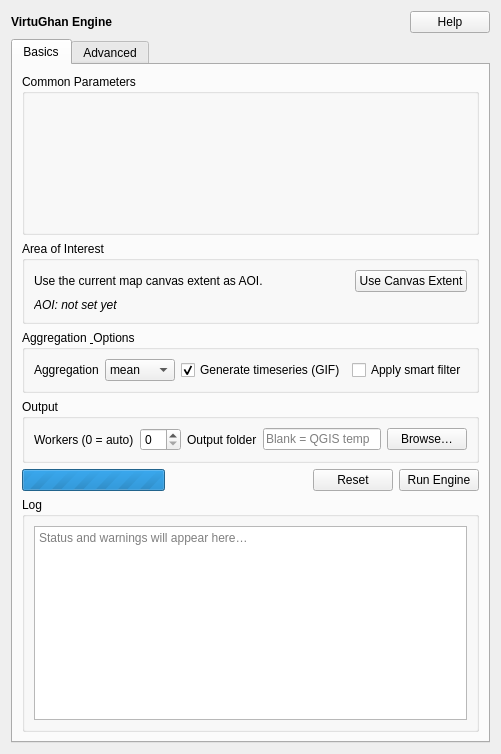
<?xml version="1.0" encoding="UTF-8"?>
<ui version="4.0">
 <class>EngineForm</class>
 <widget class="QWidget" name="EngineForm">
  <property name="windowTitle">
   <string>VirtuGhan • Engine</string>
  </property>
  <layout class="QVBoxLayout" name="verticalLayout_root">
   <!-- Header -->
   <item>
    <layout class="QHBoxLayout" name="headerLayout">
     <item>
      <widget class="QLabel" name="titleLabel">
       <property name="text">
        <string>&lt;b&gt;VirtuGhan Engine&lt;/b&gt;</string>
       </property>
      </widget>
     </item>
     <item>
      <spacer name="headerSpacer">
       <property name="orientation"><enum>Qt::Horizontal</enum></property>
       <property name="sizeHint" stdset="0">
        <size><width>40</width><height>20</height></size>
       </property>
      </spacer>
     </item>
     <item>
      <widget class="QPushButton" name="helpButton">
       <property name="text"><string>Help</string></property>
       <property name="toolTip"><string>Open documentation</string></property>
      </widget>
     </item>
    </layout>
   </item>

   <!-- Tabs -->
   <item>
    <widget class="QTabWidget" name="tabWidget">
     <property name="currentIndex"><number>0</number></property>

     <!-- Basics tab -->
     <widget class="QWidget" name="tabBasics">
      <attribute name="title"><string>Basics</string></attribute>
      <layout class="QVBoxLayout" name="basicsLayout" stretch="0,0,0,0,1">
       <!-- Common parameters placeholder -->
       <item>
        <widget class="QGroupBox" name="groupCommon">
         <property name="title"><string>Common Parameters</string></property>
         <layout class="QVBoxLayout" name="layoutCommon">
          <item>
           <widget class="QWidget" name="commonParamsContainer">
            <property name="minimumSize">
             <size><width>0</width><height>120</height></size>
            </property>
           </widget>
          </item>
         </layout>
        </widget>
       </item>

       <!-- AOI -->
       <item>
        <widget class="QGroupBox" name="groupAOI">
         <property name="title"><string>Area of Interest</string></property>
         <layout class="QGridLayout" name="gridAOI">
          <item row="0" column="0" colspan="3">
           <widget class="QLabel" name="labelAOIHint">
            <property name="text"><string>Use the current map canvas extent as AOI.</string></property>
           </widget>
          </item>
          <item row="0" column="3">
           <widget class="QPushButton" name="aoiButton">
            <property name="text"><string>Use Canvas Extent</string></property>
            <property name="toolTip"><string>Capture canvas extent as AOI</string></property>
           </widget>
          </item>
          <item row="1" column="0" colspan="4">
           <widget class="QLabel" name="aoiPreviewLabel">
            <property name="text"><string>&lt;i&gt;AOI: not set yet&lt;/i&gt;</string></property>
            <property name="toolTip"><string>Preview of (xmin, ymin, xmax, ymax)</string></property>
           </widget>
          </item>
         </layout>
        </widget>
       </item>

       <!-- Aggregation & Options -->
       <item>
        <widget class="QGroupBox" name="groupAgg">
         <property name="title"><string>Aggregation &amp; Options</string></property>
         <layout class="QGridLayout" name="gridAgg">
          <item row="0" column="0">
           <widget class="QLabel" name="labelOp"><property name="text"><string>Aggregation</string></property></widget>
          </item>
          <item row="0" column="1">
           <widget class="QComboBox" name="opCombo">
            <item><property name="text"><string>mean</string></property></item>
            <item><property name="text"><string>median</string></property></item>
            <item><property name="text"><string>max</string></property></item>
            <item><property name="text"><string>min</string></property></item>
            <item><property name="text"><string>std</string></property></item>
            <item><property name="text"><string>sum</string></property></item>
            <item><property name="text"><string>var</string></property></item>
            <item><property name="text"><string>none</string></property></item>
           </widget>
          </item>
          <item row="0" column="2">
           <widget class="QCheckBox" name="timeseriesCheck">
            <property name="text"><string>Generate timeseries (GIF)</string></property>
            <property name="toolTip"><string>Create intermediate results and a GIF</string></property>
            <property name="checked"><bool>true</bool></property>
           </widget>
          </item>
          <item row="0" column="3">
           <widget class="QCheckBox" name="smartFilterCheck">
            <property name="text"><string>Apply smart filter</string></property>
            <property name="toolTip"><string>Reduce scenes by best-per-period</string></property>
           </widget>
          </item>
         </layout>
        </widget>
       </item>

       <!-- Output -->
       <item>
        <widget class="QGroupBox" name="groupOutput">
         <property name="title"><string>Output</string></property>
         <layout class="QGridLayout" name="gridOutput">
          <item row="0" column="0">
           <widget class="QLabel" name="labelWorkers"><property name="text"><string>Workers (0 = auto)</string></property></widget>
          </item>
          <item row="0" column="1">
           <widget class="QSpinBox" name="workersSpin">
            <property name="minimum"><number>0</number></property>
            <property name="maximum"><number>64</number></property>
            <property name="value"><number>0</number></property>
            <property name="toolTip"><string>0 picks CPU cores - 1</string></property>
           </widget>
          </item>
          <item row="0" column="2">
           <widget class="QLabel" name="labelOut"><property name="text"><string>Output folder</string></property></widget>
          </item>
          <item row="0" column="3">
           <layout class="QHBoxLayout" name="outLayout">
            <item>
             <widget class="QLineEdit" name="outputPathEdit">
              <property name="placeholderText"><string>Blank = QGIS temp</string></property>
             </widget>
            </item>
            <item>
             <widget class="QPushButton" name="outputBrowseButton">
              <property name="text"><string>Browse…</string></property>
              <property name="toolTip"><string>Select destination folder</string></property>
             </widget>
            </item>
           </layout>
          </item>
         </layout>
        </widget>
       </item>

       <!-- Run / Progress -->
       <item>
        <layout class="QHBoxLayout" name="runLayout">
         <item>
          <widget class="QProgressBar" name="progressBar">
           <property name="minimum"><number>0</number></property>
           <property name="maximum"><number>0</number></property>
           <property name="value"><number>0</number></property>
           <property name="textVisible"><bool>false</bool></property>
           <property name="toolTip"><string>Shows while job is running</string></property>
          </widget>
         </item>
         <item>
          <spacer name="runSpacer">
           <property name="orientation"><enum>Qt::Horizontal</enum></property>
           <property name="sizeHint" stdset="0">
            <size><width>40</width><height>20</height></size>
           </property>
          </spacer>
         </item>
         <item>
          <widget class="QPushButton" name="resetButton">
           <property name="text"><string>Reset</string></property>
           <property name="toolTip"><string>Clear form and AOI</string></property>
          </widget>
         </item>
         <item>
          <widget class="QPushButton" name="runButton">
           <property name="text"><string>Run Engine</string></property>
           <property name="minimumHeight"><number>30</number></property>
           <property name="toolTip"><string>Start processing in background</string></property>
          </widget>
         </item>
        </layout>
       </item>

       <!-- Log -->
       <item>
        <widget class="QGroupBox" name="groupLog">
         <property name="title"><string>Log</string></property>
         <layout class="QVBoxLayout" name="verticalLayoutLog">
          <item>
           <widget class="QPlainTextEdit" name="logText">
            <property name="readOnly"><bool>true</bool></property>
            <property name="placeholderText"><string>Status and warnings will appear here…</string></property>
           </widget>
          </item>
         </layout>
        </widget>
       </item>
      </layout>
     </widget>

     <!-- Advanced tab placeholder -->
     <widget class="QWidget" name="tabAdvanced">
      <attribute name="title"><string>Advanced</string></attribute>
      <layout class="QVBoxLayout" name="advancedLayout">
       <item>
        <widget class="QLabel" name="advancedNote">
         <property name="text">
          <string>&lt;i&gt;Add advanced options later (e.g., colormap, masking).&lt;/i&gt;</string>
         </property>
        </widget>
       </item>
       <item>
        <spacer name="advSpacer">
         <property name="orientation"><enum>Qt::Vertical</enum></property>
         <property name="sizeHint" stdset="0">
          <size><width>20</width><height>40</height></size>
         </property>
        </spacer>
       </item>
      </layout>
     </widget>

    </widget>
   </item>
  </layout>
 </widget>
 <resources/>
 <connections/>
</ui>
